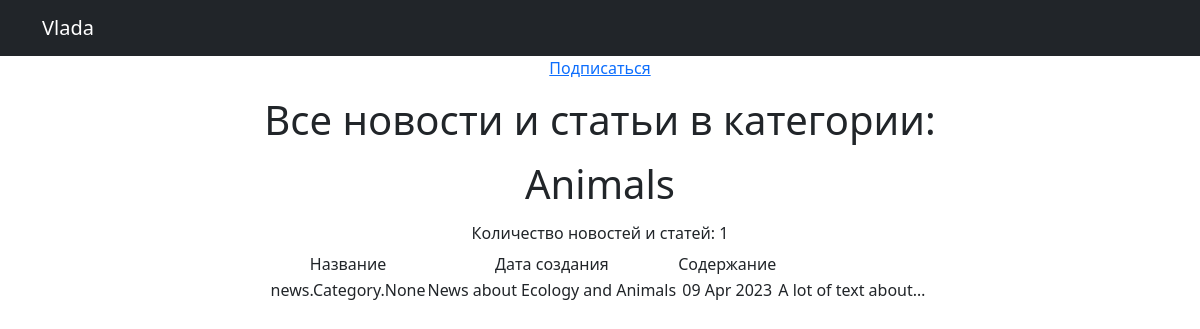
The page /news/categories/4/ on the database as committed earlier.
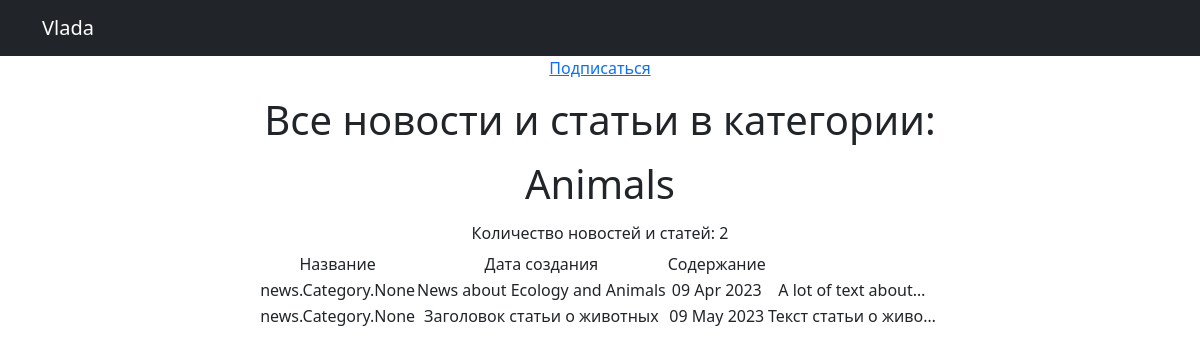
The same page on the database as committed later.
### news/models.py (models this page shows, shortened)
class Post(models.Model):
    author = models.ForeignKey(Author, on_delete=models.CASCADE)
    NEWS = 'NW'
    ARTICLE = 'AR'
    CATEGORY_CHOICE = (
        (NEWS, 'Новость'),
        (ARTICLE, 'Статья'),
    )
    categoryType = models.CharField(max_length=2, choices=CATEGORY_CHOICE, default=ARTICLE)
    dateCreation = models.DateTimeField(auto_now_add=True)
    postCategory = models.ManyToManyField(Category, through='PostCategory')
    title = models.CharField(max_length=128)
    text = models.TextField()
    rating = models.SmallIntegerField(default=0)

### news/views.py (the view)
class CategoryListView(ListView):
    model = Post
    template_name = 'category_list.html'
    context_object_name = 'category_news_list'
    def get_queryset(self):
        self.category = get_object_or_404(Category, id=self.kwargs['pk'])
        queryset = Post.objects.filter(postCategory=self.category).order_by('dateCreation')
        return queryset
    def get_context_data(self, **kwargs):
        context = super().get_context_data(**kwargs)
        context['is_not_subscriber'] = self.request.user not in self.category.subscribers.all()
        context['category'] = self.category
        return context

### templates/category_list.html (shortened to what this page needs)
{% extends 'flatpages/default.html' %}
{% load custom_filters %}
{% block content %}
   {% if is_not_subscriber %}
            <p class="text-center"><a href="{% url 'subscribe' category.id %}" class = "bt btn-secondary btn-sm">Подписаться</a></p>
   {% endif %}
   <p align="center"><h1>Все новости и статьи  в категории: </h1></p>
    <p><h1>{{category.name}}</h1></p>
   {% if category_news_list %}
       <h6>Количество новостей и статей: {{category_news_list|length}}</h6>
       <table align="center">
           <tr>
               <td>Название</td>
               <td>Дата создания</td>
               <td>Содержание</td>
           </tr>
           {% for post in category_news_list %}
           <tr>
               <td>{{ post.postCategory }}</td>
               <td>{{ post.title }}</td>
               <td>{{ post.dateCreation|date:'d M Y' }}</td>
               <td>{{ post.text|truncatechars:20 }}</td>
               <td> </td>
               <td>
                    </td>
           {% endfor %}
       </table>
   {% else %}
       <h2>Новостей и статей нет!</h2>
   {% endif %}
{% endblock content %}

Rows that differ between the two databases and show on the page:
added Post: postCategory "news.Category.None", title "Заголовок статьи о животных", dateCreation "09 May 2023", text "Текст статьи о живо…"
Other text that changed with them:
{{ category_news_list|length }}: "1" → "2"
